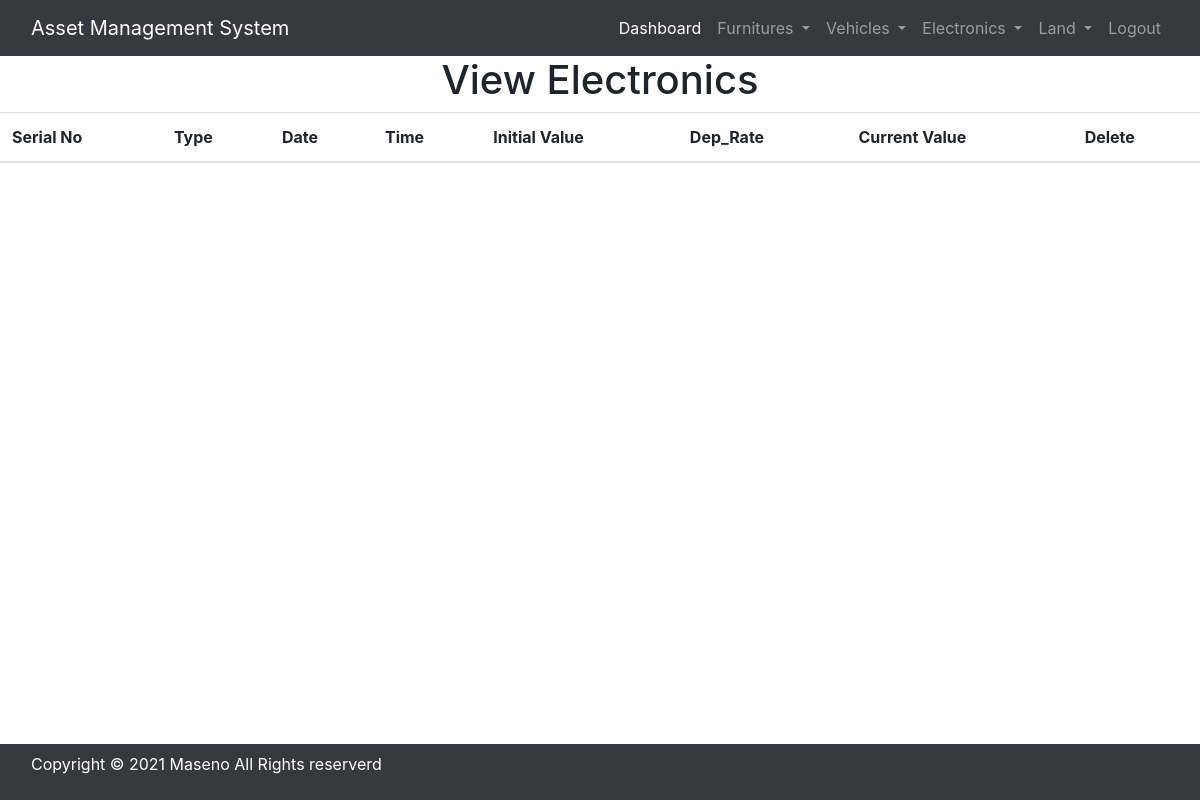
Page /view_electronics/ (signed in) on the earlier database version.
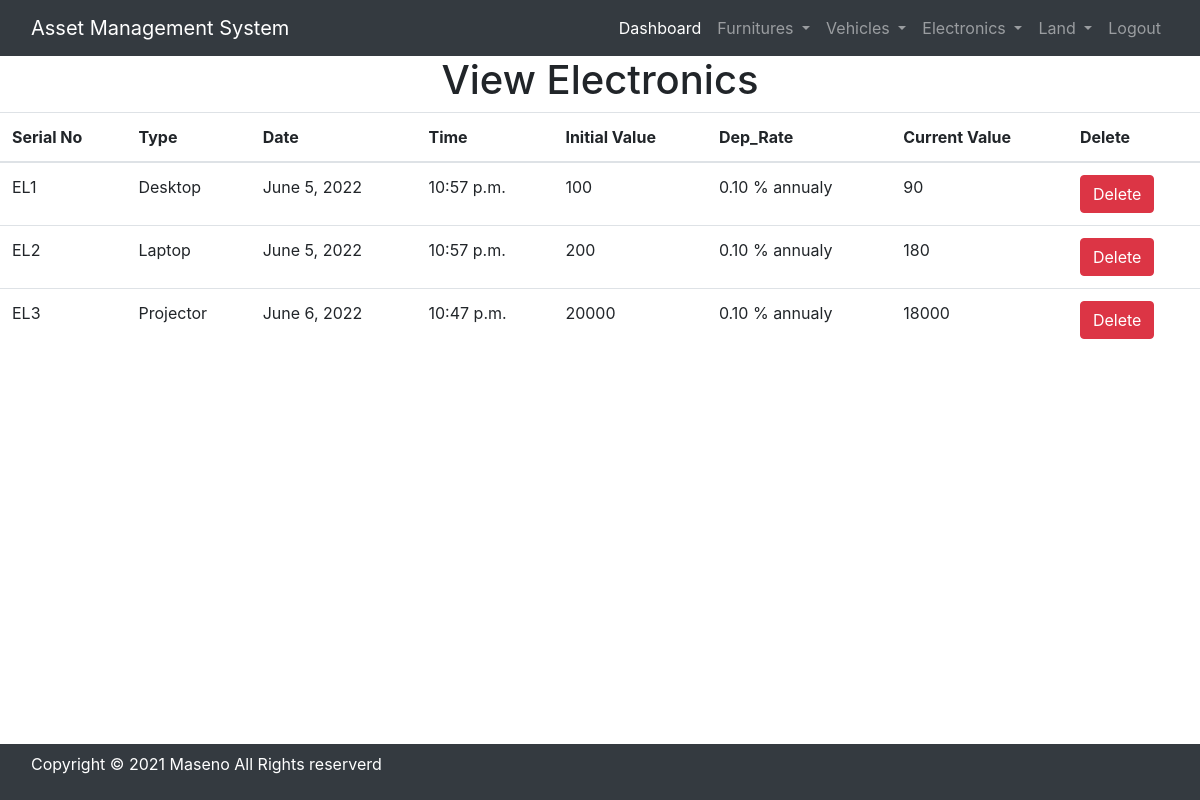
Same page on the later database version.
### asset/models.py (models this page shows, shortened)
class Electronic(models.Model):
    serial_number = models.AutoField(auto_created=True, primary_key=True)
    type = models.ForeignKey(ElectronicType, on_delete=models.CASCADE)
    date = models.DateField(auto_now=True)
    time = models.TimeField(auto_now=True)
    initial_value = models.IntegerField()
    depreciation_rate = models.DecimalField(max_digits=100, decimal_places=2, null=True)
    current_value = models.IntegerField(null=True)

class ElectronicType(models.Model):
    type = models.CharField(max_length=30)
    def __str__(self):
        return f"{self.type}"

### asset/views.py (the view)
# urls.py: path('view_electronics/', views.view_electronics, name='view_electronics'),
def view_electronics(request):
    if not request.user.is_staff:
        return redirect('login')
    elec = Electronic.objects.all()
    f = {'elec': elec}
    return render(request, 'view_electronics.html', f)

### asset/templates/view_electronics.html
{% include "base.html" %}
<h1 class="text-center">View Electronics </h1>
<table id="example" class="table table-hover">
    <thead>
        <tr>
            <th>Serial No</th>
            <th>Type</th>
            <th>Date</th>
            <th>Time</th>
            <th>Initial Value</th>
            <th>Dep_Rate</th>
            <th>Current Value</th>
            <th>Delete</th>
        </tr>
    </thead>
    <tbody>
        {% for e in elec %}
          <tr>
              <td>EL{{e.serial_number}}</td>
              <td>{{e.type}}</td>
              <td>{{e.date}}</td>
              <td>{{e.time}}</td>
              <td>{{e.initial_value}}</td>
              <td>{{e.depreciation_rate}} % annualy</td>
              <td>{{e.current_value}}</td>
              <td><a href="{% url 'delete_furniture' e.serial_number %}"
                onclick="return confirm('Are you sure you want to delete?')" class="btn btn-danger">Delete</a></td>
          </tr>
        {% endfor %}
    </tbody>
</table>

### asset/templates/base.html (shortened to what this page needs)
<!DOCTYPE html>
{% load static %}
<html lang="en">
<head>
    <link rel="stylesheet" href="https://maxcdn.bootstrapcdn.com/bootstrap/4.5.2/css/bootstrap.min.css">
    <link rel="stylesheet" href="https://use.fontawesome.com/releases/v5.7.0/css/all.css">
    <link rel="stylesheet" href="{% static 'styles/style.css' %}">
    <link rel="stylesheet" href="https://cdn.datatables.net/1.11.1/css/jquery.dataTables.min.css">
    <link rel="stylesheet" href="https://cdn.datatables.net/buttons/2.0.0/css/buttons.dataTables.min.css">
</head>
<body>
    {% include "navigation.html" %}
    {% include "footer.html" %}
</body>
</html>

### asset/templates/navigation.html (shortened to what this page needs)
<nav class="navbar navbar-expand-lg navbar-dark bg-dark">
    <div class="container-fluid">
      <a class="navbar-brand" href="#">Asset Management System</a>
      <div class="collapse navbar-collapse" id="navbarSupportedContent">
        <ul class="navbar-nav ml-auto mb-2 mb-lg-0">
          {% if user.is_authenticated %}
          <li class="nav-item">
            <a class="nav-link active" aria-current="page" href="{% url 'dashboard' %}">Dashboard</a>
          </li>
          <li class="nav-item dropdown">
            <a class="nav-link dropdown-toggle" href="#" id="navbardrop" data-toggle="dropdown">
              Furnitures
            </a>
          </li>
          <li class="nav-item dropdown">
            <a class="nav-link dropdown-toggle" href="#" id="navbardrop" data-toggle="dropdown">
              Vehicles
            </a>
          </li>
          <li class="nav-item dropdown">
            <a class="nav-link dropdown-toggle" href="#" id="navbardrop" data-toggle="dropdown">
              Electronics
            </a>
          </li>
          <li class="nav-item dropdown">
            <a class="nav-link dropdown-toggle" href="#" id="navbardrop" data-toggle="dropdown">
              Land
            </a>
          </li>
          <li class="nav-item">
            <a class="nav-link" href="{% url 'admin_logout' %}">Logout</a>
          </li>
          {% endif %}
        </ul>
      </div>
    </div>
  </nav>

### asset/templates/footer.html
<nav class="navbar navbar-expand-lg navbar-dark bg-dark fixed-bottom" style="margin-top: 100px">
    <div class="footer-bottom">
        <div class="container">
            <div class="row">
                <div class="col-sm-12 text-center">
                    <div class="copyright-text">
                        <p class="text-white" style="text-align: center;">Copyright &copy; 2021 Maseno All Rights reserverd</p>
                    </div>
                </div>
            </div>
        </div>
    </div>
</nav>

Differences in the rows shown:
added Electronic: serial_number "1", type "Desktop", date "June 5, 2022", time "10:57 p.m.", initial_value "100", depreciation_rate "0.10", current_value "90"
added Electronic: serial_number "2", type "Laptop", date "June 5, 2022", time "10:57 p.m.", initial_value "200", depreciation_rate "0.10", current_value "180"
added Electronic: serial_number "3", type "Projector", date "June 6, 2022", time "10:47 p.m.", initial_value "20000", depreciation_rate "0.10", current_value "18000"
